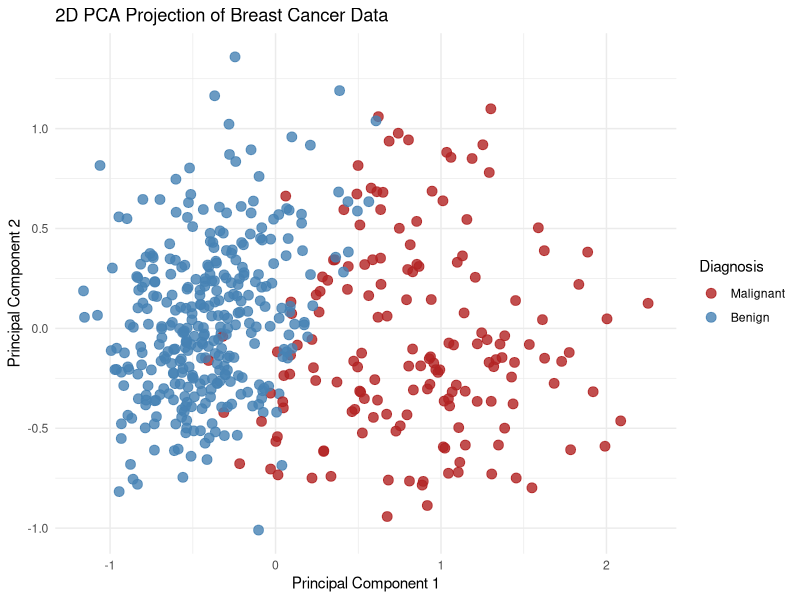

R code for this plot:
# Load libraries
library(ggplot2)
library(readr)

# Load the CSV exported from Python
pca_data <- read_csv("pca_breast_cancer.csv")

# Convert Diagnosis to a factor for coloring
pca_data$Diagnosis <- factor(pca_data$Diagnosis, labels = c("Malignant", "Benign"))

# Plot PCA in 2D with ggplot
ggplot(pca_data, aes(x = PC1, y = PC2, color = Diagnosis)) +
  geom_point(size = 3, alpha = 0.8) +
  labs(title = "2D PCA Projection of Breast Cancer Data",
       x = "Principal Component 1",
       y = "Principal Component 2") +
  theme_minimal() +
  scale_color_manual(values = c("firebrick", "steelblue"))
